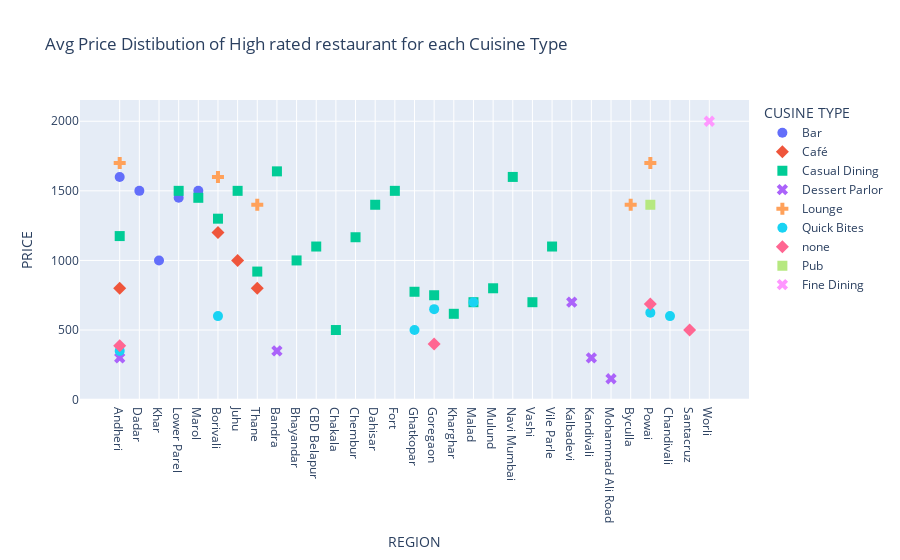

The cell this chart's notebook holds for it:
### Code cell
fig = px.scatter(highest_rated_price_df, x="REGION", y="PRICE", color="CUSINE TYPE", symbol="CUSINE TYPE",
 title=' Avg Price Distibution of High rated restaurant for each Cuisine Type').update_traces(marker_size=10)
fig.show()

### Figure 1 — Plotly figure (JSON) as saved in the notebook; plotly's stock layout.template omitted (floating-point values rounded to 4 significant figures)
{"data": [{"hovertemplate": "CUSINE TYPE=Bar<br>REGION=%{x}<br>PRICE=%{y}<extra></extra>", "legendgroup": "Bar", "marker": {"color": "#636efa", "size": 10, "symbol": "circle"}, "mode": "markers", "name": "Bar", "orientation": "v", "showlegend": true, "type": "scatter", "x": ["Andheri", "Dadar", "Khar", "Lower Parel", "Marol"], "xaxis": "x", "y": [1600, 1500, 1000, 1450, 1500], "yaxis": "y"}, {"hovertemplate": "CUSINE TYPE=Café<br>REGION=%{x}<br>PRICE=%{y}<extra></extra>", "legendgroup": "Café", "marker": {"color": "#EF553B", "size": 10, "symbol": "diamond"}, "mode": "markers", "name": "Café", "orientation": "v", "showlegend": true, "type": "scatter", "x": ["Andheri", "Borivali", "Juhu", "Thane"], "xaxis": "x", "y": [800, 1200, 1000, 800], "yaxis": "y"}, {"hovertemplate": "CUSINE TYPE=Casual Dining<br>REGION=%{x}<br>PRICE=%{y}<extra></extra>", "legendgroup": "Casual Dining", "marker": {"color": "#00cc96", "size": 10, "symbol": "square"}, "mode": "markers", "name": "Casual Dining", "orientation": "v", "showlegend": true, "type": "scatter", "x": ["Andheri", "Bandra", "Bhayandar", "Borivali", "CBD Belapur", "Chakala", "Chembur", "Dahisar", "Fort", "Ghatkopar", "Goregaon", "Juhu", "Kharghar", "Lower Parel", "Malad", "Marol", "Mulund", "Navi Mumbai", "Thane", "Vashi", "Vile Parle"], "xaxis": "x", "y": [1175, 1640, 1000, 1300, 1100, 500, 1167.0, 1400, 1500, 775, 750, 1500, 616.7, 1500, 700, 1450, 800, 1600, 920, 700, 1100], "yaxis": "y"}, {"hovertemplate": "CUSINE TYPE=Dessert Parlor<br>REGION=%{x}<br>PRICE=%{y}<extra></extra>", "legendgroup": "Dessert Parlor", "marker": {"color": "#ab63fa", "size": 10, "symbol": "x"}, "mode": "markers", "name": "Dessert Parlor", "orientation": "v", "showlegend": true, "type": "scatter", "x": ["Andheri", "Bandra", "Kalbadevi", "Kandivali", "Mohammad Ali Road"], "xaxis": "x", "y": [300, 350, 700, 300, 150], "yaxis": "y"}, {"hovertemplate": "CUSINE TYPE=Lounge<br>REGION=%{x}<br>PRICE=%{y}<extra></extra>", "legendgroup": "Lounge", "marker": {"color": "#FFA15A", "size": 10, "symbol": "cross"}, "mode": "markers", "name": "Lounge", "orientation": "v", "showlegend": true, "type": "scatter", "x": ["Andheri", "Borivali", "Byculla", "Powai", "Thane"], "xaxis": "x", "y": [1700, 1600, 1400, 1700, 1400], "yaxis": "y"}, {"hovertemplate": "CUSINE TYPE=Quick Bites<br>REGION=%{x}<br>PRICE=%{y}<extra></extra>", "legendgroup": "Quick Bites", "marker": {"color": "#19d3f3", "size": 10, "symbol": "circle"}, "mode": "markers", "name": "Quick Bites", "orientation": "v", "showlegend": true, "type": "scatter", "x": ["Andheri", "Borivali", "Chandivali", "Ghatkopar", "Goregaon", "Malad", "Powai"], "xaxis": "x", "y": [350, 600, 600, 500, 650, 700, 625], "yaxis": "y"}, {"hovertemplate": "CUSINE TYPE=none<br>REGION=%{x}<br>PRICE=%{y}<extra></extra>", "legendgroup": "none", "marker": {"color": "#FF6692", "size": 10, "symbol": "diamond"}, "mode": "markers", "name": "none", "orientation": "v", "showlegend": true, "type": "scatter", "x": ["Andheri", "Goregaon", "Powai", "Santacruz"], "xaxis": "x", "y": [387.5, 400, 687.5, 500], "yaxis": "y"}, {"hovertemplate": "CUSINE TYPE=Pub<br>REGION=%{x}<br>PRICE=%{y}<extra></extra>", "legendgroup": "Pub", "marker": {"color": "#B6E880", "size": 10, "symbol": "square"}, "mode": "markers", "name": "Pub", "orientation": "v", "showlegend": true, "type": "scatter", "x": ["Powai"], "xaxis": "x", "y": [1400], "yaxis": "y"}, {"hovertemplate": "CUSINE TYPE=Fine Dining<br>REGION=%{x}<br>PRICE=%{y}<extra></extra>", "legendgroup": "Fine Dining", "marker": {"color": "#FF97FF", "size": 10, "symbol": "x"}, "mode": "markers", "name": "Fine Dining", "orientation": "v", "showlegend": true, "type": "scatter", "x": ["Worli"], "xaxis": "x", "y": [2000], "yaxis": "y"}], "layout": {"autosize": true, "legend": {"title": {"text": "CUSINE TYPE"}, "tracegroupgap": 0}, "title": {"text": " Avg Price Distibution of High rated restaurant for each Cuisine Type"}, "xaxis": {"anchor": "y", "autorange": true, "domain": [0, 1], "range": [-1.939, 31.94], "title": {"text": "REGION"}, "type": "category"}, "yaxis": {"anchor": "x", "autorange": true, "domain": [0, 1], "range": [-133.2, 2283.0], "title": {"text": "PRICE"}, "type": "linear"}}}
